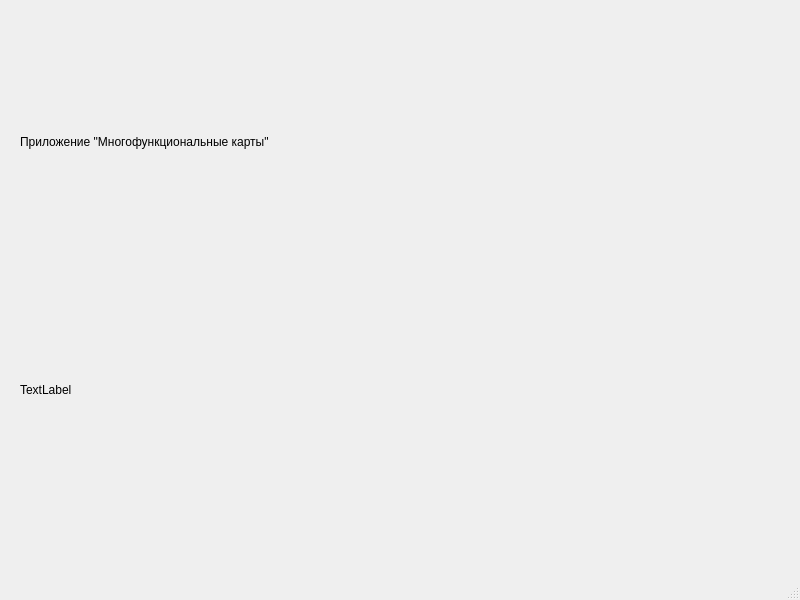
<?xml version="1.0" encoding="UTF-8"?>
<ui version="4.0">
 <class>MainWindow</class>
 <widget class="QMainWindow" name="MainWindow">
  <property name="geometry">
   <rect>
    <x>0</x>
    <y>0</y>
    <width>800</width>
    <height>600</height>
   </rect>
  </property>
  <property name="windowTitle">
   <string>MainWindow</string>
  </property>
  <widget class="QWidget" name="centralwidget">
   <widget class="QWidget" name="gridLayoutWidget">
    <property name="geometry">
     <rect>
      <x>20</x>
      <y>20</y>
      <width>741</width>
      <height>491</height>
     </rect>
    </property>
    <layout class="QGridLayout" name="gridLayout">
     <item row="1" column="0">
      <widget class="QLabel" name="Header">
       <property name="text">
        <string>Приложение &quot;Многофункциональные карты&quot;</string>
       </property>
      </widget>
     </item>
     <item row="2" column="0">
      <widget class="QLabel" name="Map">
       <property name="text">
        <string>TextLabel</string>
       </property>
      </widget>
     </item>
    </layout>
   </widget>
  </widget>
  <widget class="QMenuBar" name="menubar">
   <property name="geometry">
    <rect>
     <x>0</x>
     <y>0</y>
     <width>800</width>
     <height>26</height>
    </rect>
   </property>
  </widget>
  <widget class="QStatusBar" name="statusbar"/>
 </widget>
 <resources/>
 <connections/>
</ui>
